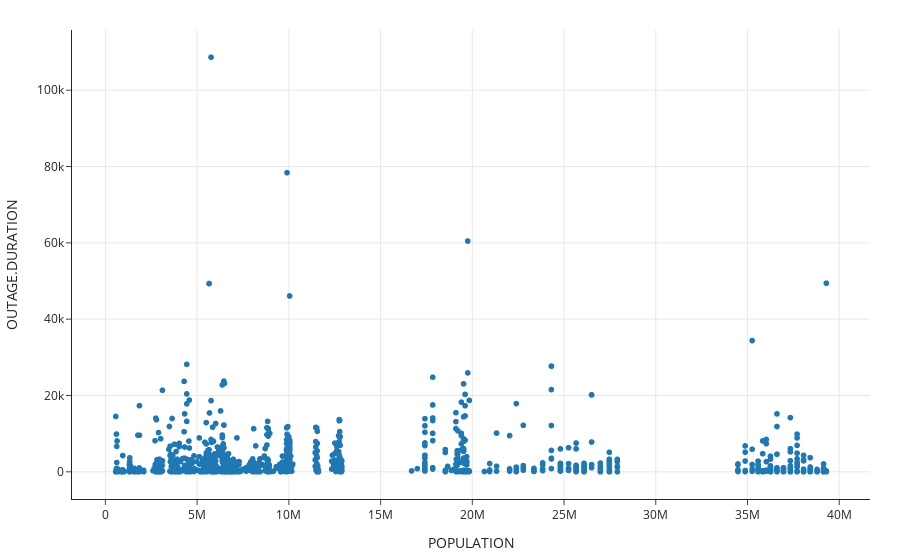
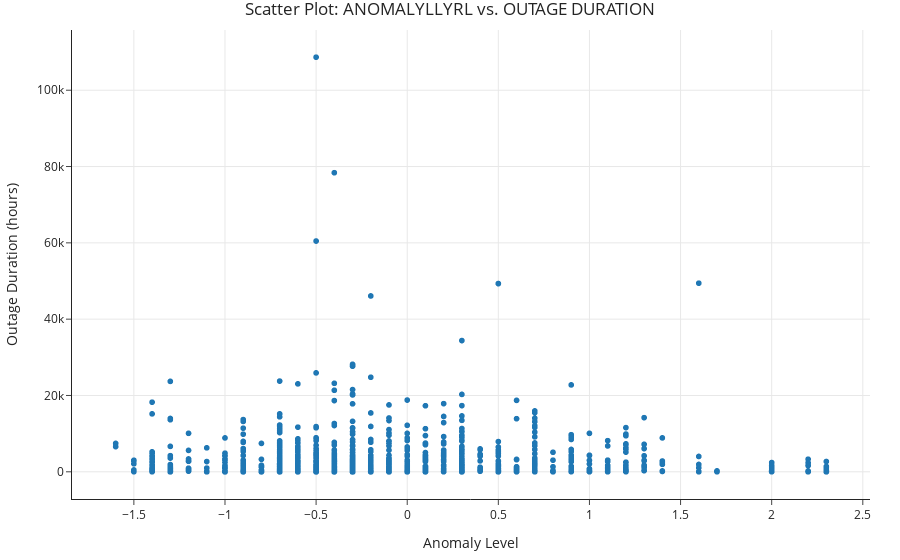
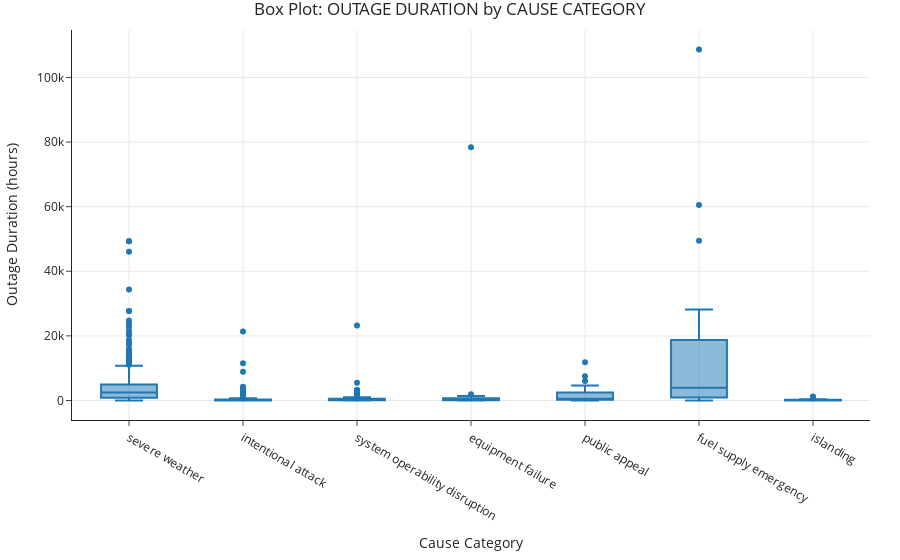
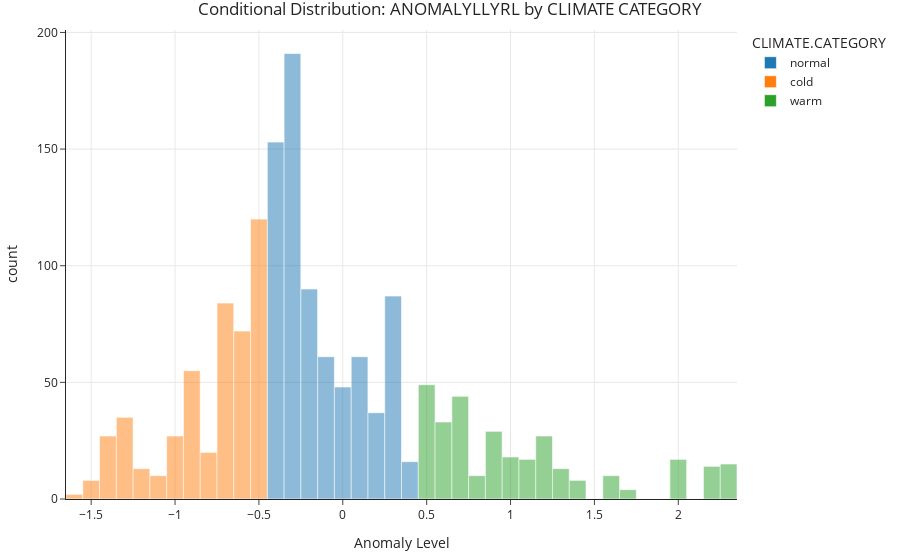

Notebook source saved alongside these figures, in order:
### Markdown cell above
BIVARIATE ANALYSIS

### Code cell
fig1 = px.scatter(outage, x='POPULATION', y='OUTAGE.DURATION')
fig2 = px.scatter(outage, x='ANOMALY.LEVEL', y='OUTAGE.DURATION',title='Scatter Plot: ANOMALYLLYRL vs. OUTAGE DURATION',
                  labels={'ANOMALY.LEVEL': 'Anomaly Level', 'OUTAGE.DURATION': 'Outage Duration (hours)'})
fig3 = px.box(outage, x='CAUSE.CATEGORY', y='OUTAGE.DURATION',
              title='Box Plot: OUTAGE DURATION by CAUSE CATEGORY',
              labels={'CAUSE.CATEGORY': 'Cause Category', 'OUTAGE.DURATION': 'Outage Duration (hours)'})
fig4 = px.histogram(outage, x='ANOMALY.LEVEL', color='CLIMATE.CATEGORY', barmode='overlay',
                    title='Conditional Distribution: ANOMALYLLYRL by CLIMATE CATEGORY',
                    labels={'ANOMALY.LEVEL': 'Anomaly Level', 'count': 'Frequency'})
outage['OUTAGE.DURATION']=outage['OUTAGE.DURATION'].astype('float')
climate_avg_duration = outage.groupby('CLIMATE.CATEGORY')['OUTAGE.DURATION'].mean().reset_index()
fig5 = px.bar(climate_avg_duration, x='CLIMATE.CATEGORY', y='OUTAGE.DURATION',
               title='Average Outage Duration by CLIMATE CATEGORY',
               
               labels={'CLIMATE.CATEGORY': 'Climate Category', 'OUTAGE.DURATION': 'Average Outage Duration (hours)'})




# Heatmap: Outage Count by CAUSE CATEGORY and CLIMATE CATEGORY
pivot_table = pd.pivot_table(outage, values='OUTAGE.DURATION', index='CAUSE.CATEGORY', columns='CLIMATE.CATEGORY', aggfunc='count')
fig6 = px.imshow(pivot_table, labels=dict(x="Climate Category", y="Cause Category", color="Outage Count"),
                 title='Outage Count by CAUSE CATEGORY and CLIMATE CATEGORY')


# Bar plot: Maximum Anomaly Level by STATE
outage['ANOMALY.LEVEL']=outage['ANOMALY.LEVEL'].astype('float')
state_max_anomaly = outage.groupby('U.S._STATE')['ANOMALY.LEVEL'].mean().reset_index()
fig7 = px.bar(state_max_anomaly, x='U.S._STATE', y='ANOMALY.LEVEL',
              title='Maximum Anomaly Level by STATE',
              labels={'U.S._STATE': 'State', 'ANOMALY.LEVEL': 'Maximum Anomaly Level'})
fig8 = px.scatter(outage, x='ANOMALY.LEVEL', y='OUTAGE.DURATION')
fig1.show()
fig2.show()
fig3.show()
fig4.show()
fig5.show()
fig6.show()
fig7.show()
fig8.show()

### Figure 1 — Plotly figure (JSON) as saved in the notebook; plotly's stock layout.template omitted (floating-point values rounded to 4 significant figures; data arrays with more than 128 entries replaced by an {"elided": "..."} marker saying what was removed)
{"data": [{"hovertemplate": "POPULATION=%{x}<br>OUTAGE.DURATION=%{y}<extra></extra>", "legendgroup": "", "marker": {"color": "#1F77B4", "symbol": "circle"}, "mode": "markers", "name": "", "showlegend": false, "type": "scattergl", "x": {"elided": "1534 int values"}, "xaxis": "x", "y": {"elided": "1534 int values"}, "yaxis": "y"}], "layout": {"legend": {"tracegroupgap": 0}, "xaxis": {"anchor": "y", "domain": [0, 1], "title": {"text": "POPULATION"}}, "yaxis": {"anchor": "x", "domain": [0, 1], "title": {"text": "OUTAGE.DURATION"}}}}

### Figure 2 — Plotly figure (JSON) as saved in the notebook; plotly's stock layout.template omitted (floating-point values rounded to 4 significant figures; data arrays with more than 128 entries replaced by an {"elided": "..."} marker saying what was removed)
{"data": [{"hovertemplate": "Anomaly Level=%{x}<br>Outage Duration (hours)=%{y}<extra></extra>", "legendgroup": "", "marker": {"color": "#1F77B4", "symbol": "circle"}, "mode": "markers", "name": "", "showlegend": false, "type": "scattergl", "x": {"elided": "1534 float values"}, "xaxis": "x", "y": {"elided": "1534 int values"}, "yaxis": "y"}], "layout": {"legend": {"tracegroupgap": 0}, "title": {"text": "Scatter Plot: ANOMALYLLYRL vs. OUTAGE DURATION"}, "xaxis": {"anchor": "y", "domain": [0, 1], "title": {"text": "Anomaly Level"}}, "yaxis": {"anchor": "x", "domain": [0, 1], "title": {"text": "Outage Duration (hours)"}}}}

### Figure 3 — Plotly figure (JSON) as saved in the notebook; plotly's stock layout.template omitted (floating-point values rounded to 4 significant figures; data arrays with more than 128 entries replaced by an {"elided": "..."} marker saying what was removed)
{"data": [{"alignmentgroup": "True", "hovertemplate": "Cause Category=%{x}<br>Outage Duration (hours)=%{y}<extra></extra>", "legendgroup": "", "marker": {"color": "#1F77B4"}, "name": "", "notched": false, "offsetgroup": "", "orientation": "v", "showlegend": false, "type": "box", "x": {"elided": "1534 str values"}, "x0": " ", "xaxis": "x", "y": {"elided": "1534 int values"}, "y0": " ", "yaxis": "y"}], "layout": {"boxmode": "group", "legend": {"tracegroupgap": 0}, "title": {"text": "Box Plot: OUTAGE DURATION by CAUSE CATEGORY"}, "xaxis": {"anchor": "y", "domain": [0, 1], "title": {"text": "Cause Category"}}, "yaxis": {"anchor": "x", "domain": [0, 1], "title": {"text": "Outage Duration (hours)"}}}}

### Figure 4 — Plotly figure (JSON) as saved in the notebook; plotly's stock layout.template omitted (floating-point values rounded to 4 significant figures; data arrays with more than 128 entries replaced by an {"elided": "..."} marker saying what was removed)
{"data": [{"alignmentgroup": "True", "bingroup": "x", "hovertemplate": "CLIMATE.CATEGORY=normal<br>Anomaly Level=%{x}<br>count=%{y}<extra></extra>", "legendgroup": "normal", "marker": {"color": "#1F77B4", "opacity": 0.5, "pattern": {"shape": ""}}, "name": "normal", "offsetgroup": "normal", "orientation": "v", "showlegend": true, "type": "histogram", "x": {"elided": "744 float values"}, "xaxis": "x", "yaxis": "y"}, {"alignmentgroup": "True", "bingroup": "x", "hovertemplate": "CLIMATE.CATEGORY=cold<br>Anomaly Level=%{x}<br>count=%{y}<extra></extra>", "legendgroup": "cold", "marker": {"color": "#FF7F0E", "opacity": 0.5, "pattern": {"shape": ""}}, "name": "cold", "offsetgroup": "cold", "orientation": "v", "showlegend": true, "type": "histogram", "x": {"elided": "473 float values"}, "xaxis": "x", "yaxis": "y"}, {"alignmentgroup": "True", "bingroup": "x", "hovertemplate": "CLIMATE.CATEGORY=warm<br>Anomaly Level=%{x}<br>count=%{y}<extra></extra>", "legendgroup": "warm", "marker": {"color": "#2CA02C", "opacity": 0.5, "pattern": {"shape": ""}}, "name": "warm", "offsetgroup": "warm", "orientation": "v", "showlegend": true, "type": "histogram", "x": {"elided": "308 float values"}, "xaxis": "x", "yaxis": "y"}], "layout": {"barmode": "overlay", "legend": {"title": {"text": "CLIMATE.CATEGORY"}, "tracegroupgap": 0}, "title": {"text": "Conditional Distribution: ANOMALYLLYRL by CLIMATE CATEGORY"}, "xaxis": {"anchor": "y", "domain": [0, 1], "title": {"text": "Anomaly Level"}}, "yaxis": {"anchor": "x", "domain": [0, 1], "title": {"text": "count"}}}}
